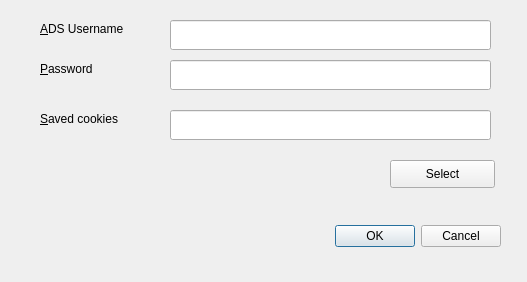
<?xml version="1.0" encoding="UTF-8"?>
<ui version="4.0">
 <class>fetchconfdlg</class>
 <widget class="QDialog" name="fetchconfdlg">
  <property name="geometry">
   <rect>
    <x>0</x>
    <y>0</y>
    <width>527</width>
    <height>282</height>
   </rect>
  </property>
  <property name="windowTitle">
   <string>Set DocFetch config</string>
  </property>
  <widget class="QDialogButtonBox" name="buttonBox">
   <property name="geometry">
    <rect>
     <x>160</x>
     <y>220</y>
     <width>341</width>
     <height>32</height>
    </rect>
   </property>
   <property name="orientation">
    <enum>Qt::Horizontal</enum>
   </property>
   <property name="standardButtons">
    <set>QDialogButtonBox::Cancel|QDialogButtonBox::Ok</set>
   </property>
  </widget>
  <widget class="QLabel" name="label">
   <property name="geometry">
    <rect>
     <x>40</x>
     <y>20</y>
     <width>121</width>
     <height>18</height>
    </rect>
   </property>
   <property name="text">
    <string>&amp;ADS Username</string>
   </property>
   <property name="buddy">
    <cstring>username</cstring>
   </property>
  </widget>
  <widget class="QLineEdit" name="username">
   <property name="geometry">
    <rect>
     <x>170</x>
     <y>20</y>
     <width>321</width>
     <height>30</height>
    </rect>
   </property>
   <property name="toolTip">
    <string>This is the user name to log into ADS with</string>
   </property>
  </widget>
  <widget class="QLabel" name="label_2">
   <property name="geometry">
    <rect>
     <x>40</x>
     <y>60</y>
     <width>101</width>
     <height>18</height>
    </rect>
   </property>
   <property name="text">
    <string>&amp;Password</string>
   </property>
   <property name="buddy">
    <cstring>password</cstring>
   </property>
  </widget>
  <widget class="QLineEdit" name="password">
   <property name="geometry">
    <rect>
     <x>170</x>
     <y>60</y>
     <width>321</width>
     <height>30</height>
    </rect>
   </property>
   <property name="toolTip">
    <string>&lt;html&gt;&lt;head/&gt;&lt;body&gt;&lt;p&gt;This is the ADS password&lt;/p&gt;&lt;/body&gt;&lt;/html&gt;</string>
   </property>
   <property name="echoMode">
    <enum>QLineEdit::Password</enum>
   </property>
  </widget>
  <widget class="QLabel" name="label_3">
   <property name="geometry">
    <rect>
     <x>40</x>
     <y>110</y>
     <width>111</width>
     <height>18</height>
    </rect>
   </property>
   <property name="text">
    <string>&amp;Saved cookies</string>
   </property>
   <property name="buddy">
    <cstring>cookiefile</cstring>
   </property>
  </widget>
  <widget class="QLineEdit" name="cookiefile">
   <property name="geometry">
    <rect>
     <x>170</x>
     <y>110</y>
     <width>321</width>
     <height>30</height>
    </rect>
   </property>
   <property name="toolTip">
    <string>&lt;html&gt;&lt;head/&gt;&lt;body&gt;&lt;p&gt;This is where cookies get saved.&lt;/p&gt;&lt;/body&gt;&lt;/html&gt;</string>
   </property>
  </widget>
  <widget class="QPushButton" name="selectcookie">
   <property name="geometry">
    <rect>
     <x>390</x>
     <y>160</y>
     <width>105</width>
     <height>28</height>
    </rect>
   </property>
   <property name="toolTip">
    <string>Click to select a cookie file</string>
   </property>
   <property name="text">
    <string>Select</string>
   </property>
  </widget>
 </widget>
 <tabstops>
  <tabstop>username</tabstop>
  <tabstop>password</tabstop>
  <tabstop>cookiefile</tabstop>
  <tabstop>selectcookie</tabstop>
  <tabstop>buttonBox</tabstop>
 </tabstops>
 <resources/>
 <connections>
  <connection>
   <sender>buttonBox</sender>
   <signal>accepted()</signal>
   <receiver>fetchconfdlg</receiver>
   <slot>accept()</slot>
   <hints>
    <hint type="sourcelabel">
     <x>248</x>
     <y>254</y>
    </hint>
    <hint type="destinationlabel">
     <x>157</x>
     <y>274</y>
    </hint>
   </hints>
  </connection>
  <connection>
   <sender>buttonBox</sender>
   <signal>rejected()</signal>
   <receiver>fetchconfdlg</receiver>
   <slot>reject()</slot>
   <hints>
    <hint type="sourcelabel">
     <x>316</x>
     <y>260</y>
    </hint>
    <hint type="destinationlabel">
     <x>286</x>
     <y>274</y>
    </hint>
   </hints>
  </connection>
 </connections>
</ui>
